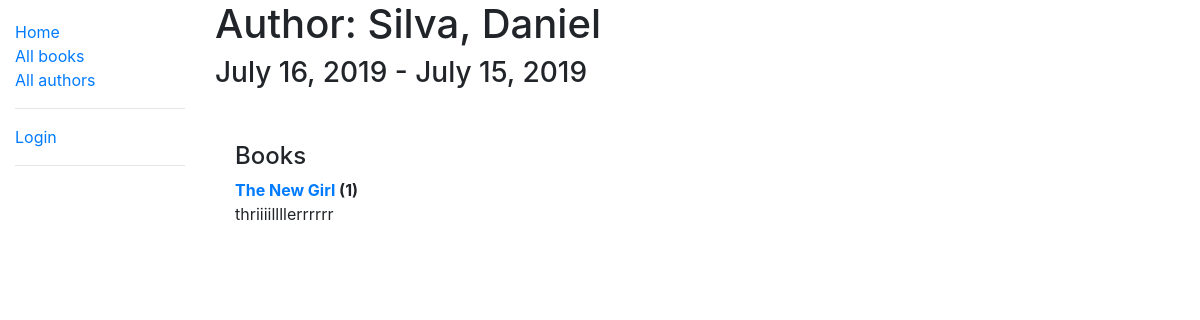
Page /catalog/author/5 on the earlier database version.
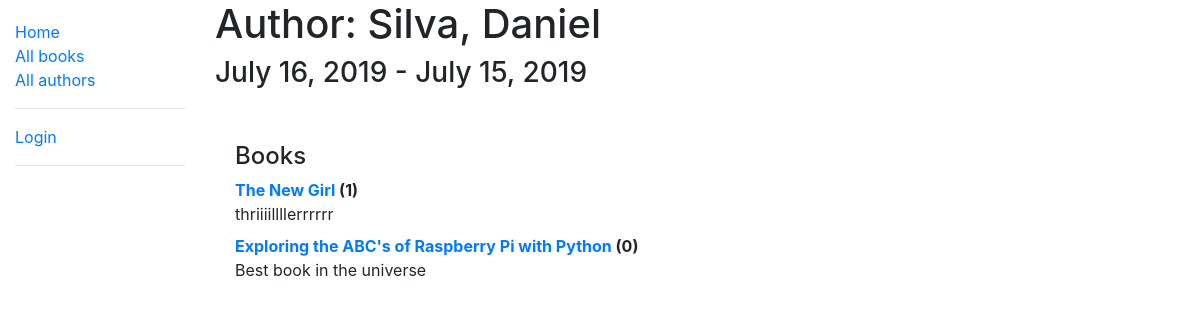
Same page on the later database version.
### catalog/models.py (models this page shows, shortened)
class Author(models.Model):
    first_name = models.CharField(max_length=100)
    last_name = models.CharField(max_length=100)
    date_of_birth = models.DateField(null=True, blank=True)
    date_of_death = models.DateField(null=True, blank=True)
    class Meta:
        ordering = ['last_name']

class Book(models.Model):
    title = models.CharField(max_length=200)
    author = models.ForeignKey('Author', on_delete=models.SET_NULL, null=True)
    summary = models.TextField(
        max_length=1000, help_text='Enter a brief description of the book')
    isbn = models.CharField(
        'ISBN', max_length=13, help_text='13 character <a href="https://www.isbn-international.org/content/what-isbn">ISBN number</a>')
    genre = models.ManyToManyField(
        Genre, help_text='Select a genre for this book')
    language = models.ManyToManyField(
        Language, help_text='Select a language for this book')
    def __str__(self):
        return self.title
    def display_genre(self):
        """Create a string for the Genre. This is required to display genre in Admin"""
        return ','.join(genre.name for genre in self.genre.all()[:3])
    display_genre.short_description = 'Genre of Book'

### catalog/views.py (the view)
# urls.py: path('author/<int:pk>', views.AuthorDetailsView.as_view(), name='author-detail'),
class AuthorDetailsView(generic.DetailView):
    model = Author
    template_name = 'author_detail.html'

### catalog/templates/author_detail.html
{% extends "base_generic.html" %}
{% block content %}
  <h1>Author: {{ author.last_name }}, {{ author.first_name }} </h1>
  <h3> {{ author.date_of_birth }} - {{ author.date_of_death }}</h3>
  <br>
  <div style="margin-left:20px;margin-top:20px">
    <h4>Books</h4>
    <dl>
    {% for book in author.book_set.all %}
        <dt><a href="{% url 'book-detail' book.pk %}">{{ book }}</a> ({{ book.bookinstance_set.all.count }})</dt>
        <dd> {{ book.summary }}</dd>
    {% endfor %}
    </dl>
  </div>
{% endblock %}

### catalog/templates/base_generic.html (shortened to what this page needs)
<!DOCTYPE html>
<html lang="en">
  <head>
    <link
      rel="stylesheet"
      href="https://stackpath.bootstrapcdn.com/bootstrap/4.1.3/css/bootstrap.min.css"
    />
    {% load static %}
    <link rel="stylesheet" href="{% static 'css/styles.css' %}" />
  </head>
  <body>
    <div class="container-fluid">
      <div class="row">
        <div class="col-sm-2">
          {% block sidebar %}
          <ul class="sidebar-nav">
            <li><a href="{% url 'index' %}">Home</a></li>
            <li><a href="{% url 'books' %}">All books</a></li>
            <li><a href="{% url 'authors' %}">All authors</a></li>
            <hr>
            {% if user.is_authenticated and user.is_staff %}
              <li>User: {{ user.get_username }}</li>
              <li><a href="{% url 'my-borrowed' %}">My Borrowed</a></li>
              <li><a href="{% url 'logout'%}?next={{request.path}}">Logout</a></li>
              <hr>
              <li>Staff Area</li-create>
              <li><a href="{% url 'book_create' %}">Create Book Entry</a></li>
              <li><a href="{% url 'author_create' %}">Create an Author</a></li>
              <li><a href="{% url 'all-borrowed' %}">All Borrowed Books</a></li>
            {% elif user.is_authenticated %}
              <li>User: {{ user.get_username }}</li>
              <li><a href="{% url 'my-borrowed' %}">My Borrowed</a></li>
              <li><a href="{% url 'logout'%}?next={{request.path}}">Logout</a></li>
            {% else %}
              <li><a href="{% url 'login'%}?next={{request.path}}">Login</a></li>
            {% endif %}
            <hr>
          </ul>
          {% endblock %}
        </div>
        <div class="col-sm-10 ">{% block content %}{% endblock %}
        </div>
      </div>
    </div>
  </body>
</html>

### catalog/static/css/styles.css (style rules this page uses)
.sidebar-nav { margin-top: 20px; padding: 0; list-style: none; }

Differences in the rows shown:
added Book: title "Exploring the ABC's of Raspberry Pi with Python", bookinstance_set.all.count "0", summary "Best book in the universe"
